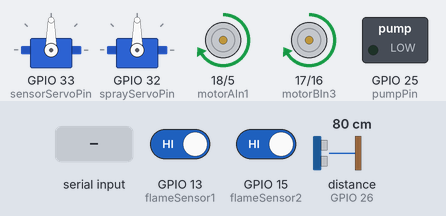
Recording of a sketch running on a simulated ESP32. On the bench: 2 × servo, motor-driver pin pairs drawn as motors (green arrow = first pin HIGH = forward, orange = second pin HIGH = backward, longer = more drive, scaled by the enable pin), switched loads named in the sketch (green lamp = pin HIGH). Wiring (inferred from the names in the program): ultrasonic range finder: trigger GPIO 27; echo GPIO 26. Inputs (shaded band) come from the test bench; at power-on: distance to the obstacle (sensor on GPIO 26) 80 cm, GPIO 13 (flameSensor1) HIGH, GPIO 15 (flameSensor2) HIGH. The echo pulse lasts 58.3 µs per cm; random numbers use the default seed unless the sketch sets one; pins used as bus, display or sensor lines are not drawn; what the sketch prints to the serial monitor is not drawn.

Above: at 1.2 s.
1.3 s: distance to the obstacle (sensor on GPIO 26) set to 2 cm
At 4.1 s:
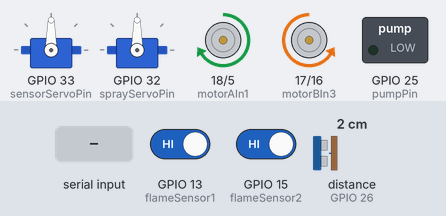
4.3 s: "W" received over Serial
7.3 s: "A" received over Serial
At 8.5 s:
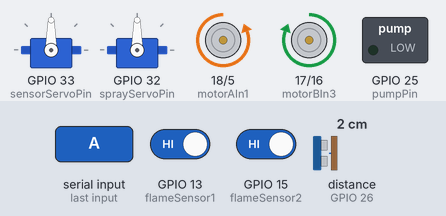
8.8 s: "w" received over Serial
At 9.06 s:
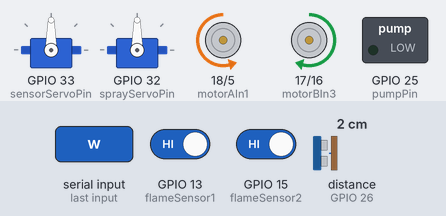
11.8 s: "x" received over Serial
At 12.9 s:
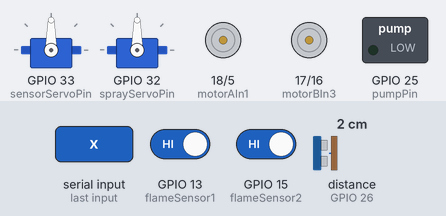
13.7 s: "d" received over Serial
At 14.7 s:
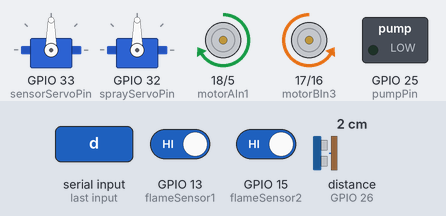
Timing chart, 0 to 16.2 s (numbered marks = the images above; inputs shaded):
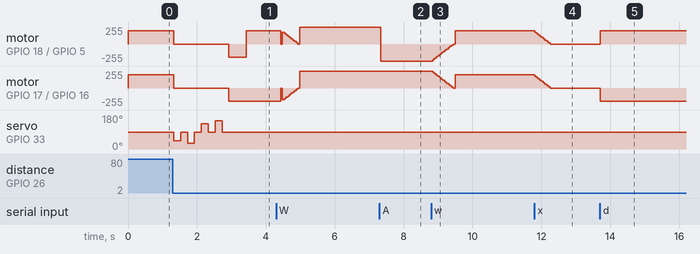

Measured:
- after the input at 1.3 s, motor on GPIO 18 (motorAIn1) / GPIO 5 (motorAIn2): forward 199/255 → stopped at once, → backward 199/255 1.6 s later, → forward 199/255 0.50 s later; motor on GPIO 17 (motorBIn3) / GPIO 16 (motorBIn4): forward 199/255 → stopped at once, → backward 199/255 1.6 s later
- after the input at 7.3 s, motor on GPIO 18 (motorAIn1) / GPIO 5 (motorAIn2): forward 255/255 → backward 255/255 at once
- after the input at 8.8 s, motor on GPIO 18 (motorAIn1) / GPIO 5 (motorAIn2): moves from backward 255/255 to forward 199/255 over 0.65 s, starting at once
- after the input at 11.8 s, motor on GPIO 18 (motorAIn1) / GPIO 5 (motorAIn2), motor on GPIO 17 (motorBIn3) / GPIO 16 (motorBIn4): moves from forward 199/255 to stopped over 0.45 s, starting at once
- after the input at 13.7 s, motor on GPIO 18 (motorAIn1) / GPIO 5 (motorAIn2): stopped → forward 199/255 at once; motor on GPIO 17 (motorBIn3) / GPIO 16 (motorBIn4): stopped → backward 199/255 at once

The sketch:

Car3_Fire2_v1_Advanced.ino
```cpp
#include <Arduino.h>
#include <ESP32Servo.h>

const int motorAIn1 = 18;
const int motorAIn2 = 5;
const int motorBIn3 = 17;
const int motorBIn4 = 16;

const int motorAEnable = 19;
const int motorBEnable = 4;

const int sensorServoPin = 33;
const int sprayServoPin = 32;

const int trigPin = 27;
const int echoPin = 26;

const int flameSensor1 = 13;
const int flameSensor2 = 15;

const int pumpPin = 25;

const int PWM_CHANNEL_A = 0;
const int PWM_CHANNEL_B = 1;
const int PWM_FREQ = 5000;
const int PWM_RES = 8;

Servo myServo;
Servo sprayServo;

const int SAFE_DISTANCE_CM = 10;
const int MOTOR_SPEED = 200;
const int TURBO_SPEED = 255;
const int MANUAL_TIMEOUT_MS = 5000;
const unsigned long AUTO_MOVE_DURATION_MS = 10000;

const int FIRE_SPRAY_ANGLE = 45;
const int IDLE_SPRAY_ANGLE = 90;
const int PULSE_DURATION_MS = 300;

enum RobotMode { AUTO_MODE, MANUAL_MODE };
RobotMode currentMode = AUTO_MODE;

bool fireWasDetected = false;
bool isPumpOn = false;
unsigned long lastManualCommandTime = 0;
unsigned long lastAutoCheckTime = 0;

int currentSpeed = MOTOR_SPEED;

void setMotorSpeed(int motorA, int motorB) {
  ledcWrite(PWM_CHANNEL_A, motorA);
  ledcWrite(PWM_CHANNEL_B, motorB);
}

void moveForward(int speed) {
  digitalWrite(motorAIn1, HIGH);
  digitalWrite(motorAIn2, LOW);
  digitalWrite(motorBIn3, HIGH);
  digitalWrite(motorBIn4, LOW);
  setMotorSpeed(speed, speed);
}

void moveBackward(int speed) {
  digitalWrite(motorAIn1, LOW);
  digitalWrite(motorAIn2, HIGH);
  digitalWrite(motorBIn3, LOW);
  digitalWrite(motorBIn4, HIGH);
  setMotorSpeed(speed, speed);
}

void turnRight(int speed) {
  digitalWrite(motorAIn1, HIGH);
  digitalWrite(motorAIn2, LOW);
  digitalWrite(motorBIn3, LOW);
  digitalWrite(motorBIn4, HIGH);
  setMotorSpeed(speed, speed);
}

void turnLeft(int speed) {
  digitalWrite(motorAIn1, LOW);
  digitalWrite(motorAIn2, HIGH);
  digitalWrite(motorBIn3, HIGH);
  digitalWrite(motorBIn4, LOW);
  setMotorSpeed(speed, speed);
}

void stopMotors() {
  setMotorSpeed(0, 0);
}

void softStop(int &currentSpeed) {
  while (currentSpeed > 0) {
    currentSpeed -= 20;
    if (currentSpeed < 0) currentSpeed = 0;
    setMotorSpeed(currentSpeed, currentSpeed);
    delay(50);
  }
}

long readDistanceCM() {
  digitalWrite(trigPin, LOW);
  delayMicroseconds(2);
  digitalWrite(trigPin, HIGH);
  delayMicroseconds(10);
  digitalWrite(trigPin, LOW);
  long duration = pulseIn(echoPin, HIGH, 30000);
  return duration / 58;
}

long look(int angle) {
  myServo.write(angle);
  delay(200);
  long distance = readDistanceCM();
  myServo.write(90);
  delay(200);
  return distance;
}

void setSprayAngle(int angle) {
  sprayServo.write(angle);
  delay(100);
}

void startPump() {
  if (!isPumpOn) {
    digitalWrite(pumpPin, HIGH);
    isPumpOn = true;
  }
}

void stopPump() {
  if (isPumpOn) {
    digitalWrite(pumpPin, LOW);
    isPumpOn = false;
  }
}

void pulsePump() {
  startPump();
  delay(PULSE_DURATION_MS);
  stopPump();
}

int autoSpeedByDistance(long distance) {
  if (distance > SAFE_DISTANCE_CM + 10) return MOTOR_SPEED;
  if (distance <= SAFE_DISTANCE_CM) return 0;
  return map(distance, SAFE_DISTANCE_CM, SAFE_DISTANCE_CM + 10, 0, MOTOR_SPEED);
}

void handleManualControl(char command, int &currentSpeed) {
  int targetSpeed = MOTOR_SPEED;
  if (command == 'W' || command == 'S' || command == 'A' || command == 'D')
    targetSpeed = TURBO_SPEED;

  if (currentSpeed > targetSpeed)
    softStop(currentSpeed);

  currentSpeed = targetSpeed;

  char nextCommand = Serial.peek();

  if ((command == 'w' || command == 'W') && (nextCommand == 'd' || nextCommand == 'D')) {
    moveForward(currentSpeed);
    setMotorSpeed(currentSpeed, currentSpeed / 2);
    Serial.read();
    return;
  }

  if ((command == 'w' || command == 'W') && (nextCommand == 'a' || nextCommand == 'A')) {
    moveForward(currentSpeed);
    setMotorSpeed(currentSpeed / 2, currentSpeed);
    Serial.read();
    return;
  }

  switch (command) {
    case 'w':
    case 'W': moveForward(currentSpeed); break;
    case 's':
    case 'S': moveBackward(currentSpeed); break;
    case 'a':
    case 'A': turnLeft(currentSpeed); break;
    case 'd':
    case 'D': turnRight(currentSpeed); break;
    case 'x':
    case 'X':
      softStop(currentSpeed);
      stopMotors();
      break;
  }
}

void setup() {
  Serial.begin(115200);

  pinMode(motorAIn1, OUTPUT);
  pinMode(motorAIn2, OUTPUT);
  pinMode(motorBIn3, OUTPUT);
  pinMode(motorBIn4, OUTPUT);

  ledcSetup(PWM_CHANNEL_A, PWM_FREQ, PWM_RES);
  ledcAttachPin(motorAEnable, PWM_CHANNEL_A);

  ledcSetup(PWM_CHANNEL_B, PWM_FREQ, PWM_RES);
  ledcAttachPin(motorBEnable, PWM_CHANNEL_B);

  pinMode(flameSensor1, INPUT_PULLUP);
  pinMode(flameSensor2, INPUT_PULLUP);

  pinMode(trigPin, OUTPUT);
  pinMode(echoPin, INPUT);

  pinMode(pumpPin, OUTPUT);
  digitalWrite(pumpPin, LOW);

  myServo.setPeriodHertz(50);
  myServo.attach(sensorServoPin);

  sprayServo.setPeriodHertz(50);
  sprayServo.attach(sprayServoPin);

  stopMotors();

  myServo.write(90);
  sprayServo.write(IDLE_SPRAY_ANGLE);

  lastAutoCheckTime = millis();

  Serial.println("System Ready. Mode: AUTO");
}

void loop() {
  if (Serial.available() > 0) {
    char command = Serial.read();

    if (strchr("wWsSaAdDxX", command)) {
      if (currentMode == AUTO_MODE) {
        softStop(currentSpeed);
        currentMode = MANUAL_MODE;
      }

      handleManualControl(command, currentSpeed);
      lastManualCommandTime = millis();
      return;
    }
  }

  if (currentMode == MANUAL_MODE && millis() - lastManualCommandTime > MANUAL_TIMEOUT_MS) {
    softStop(currentSpeed);
    currentMode = AUTO_MODE;
    Serial.println("Manual timeout → AUTO");
    lastAutoCheckTime = millis();
  }

  if (currentMode == AUTO_MODE) {
    int flame1 = digitalRead(flameSensor1);
    int flame2 = digitalRead(flameSensor2);

    if (flame1 == LOW || flame2 == LOW) {
      softStop(currentSpeed);
      setSprayAngle(FIRE_SPRAY_ANGLE);
      pulsePump();
      fireWasDetected = true;
      delay(500);
      return;
    }

    else if (fireWasDetected) {
      stopPump();
      setSprayAngle(IDLE_SPRAY_ANGLE);
      fireWasDetected = false;

      moveBackward(MOTOR_SPEED);
      delay(1000);

      turnLeft(MOTOR_SPEED);
      delay(1000);

      stopMotors();
      lastAutoCheckTime = millis();
    }

    if (!fireWasDetected) {
      long distance = readDistanceCM();
      int speed = autoSpeedByDistance(distance);

      moveForward(speed);

      if (distance <= SAFE_DISTANCE_CM) {
        stopMotors();

        long right1 = look(45);
        long right2 = look(30);

        long left1 = look(135);
        long left2 = look(150);

        long right = max(right1, right2);
        long left = max(left1, left2);

        if (right > left) {
          turnRight(MOTOR_SPEED);
          delay(1000);
        } else if (left > right) {
          turnLeft(MOTOR_SPEED);
          delay(1000);
        } else {
          moveBackward(MOTOR_SPEED);
          delay(500);
          turnRight(MOTOR_SPEED);
          delay(1000);
        }

        stopMotors();
        lastAutoCheckTime = millis();
      }

      else if (millis() - lastAutoCheckTime >= AUTO_MOVE_DURATION_MS) {
        stopMotors();
        delay(300);

        if (random(2) == 0)
          turnRight(MOTOR_SPEED);
        else
          turnLeft(MOTOR_SPEED);

        delay(random(500, 1500));
        stopMotors();
        lastAutoCheckTime = millis();
      }
    }
  }

  delay(50);
}
```
